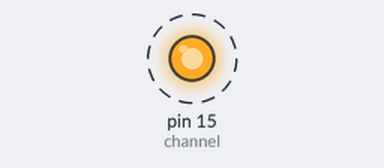
Bench run of a program on a simulated Raspberry Pi (header pin numbers). Parts: output pins drawn as LEDs (lit = HIGH). Dashed ring = blinking.

Above: at 0.2 s.
Timing chart, 0 to 3.0 s (numbered marks = the images above):
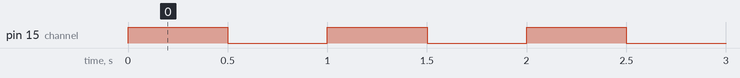

Measured:
- by itself, pin 15 (channel): alternates HIGH for 0.50 s and LOW for 0.50 s

The program:

c3.py
```python
#!/usr/bin/python
import RPi.GPIO as GPIO
from time import sleep

channel = 15

GPIO.setmode(GPIO.BOARD)
GPIO.setup(channel, GPIO.OUT)

try:
    while True:
        GPIO.output(channel, GPIO.HIGH)
        sleep(0.5)
        GPIO.output(channel, GPIO.LOW)
        sleep(0.5)

except KeyboardInterrupt:
   GPIO.cleanup()
```
